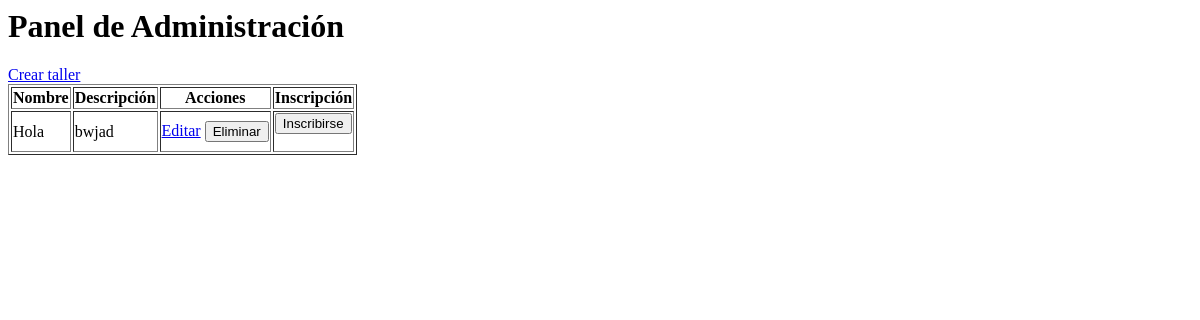
/admin, run on an earlier commit of the app's database.
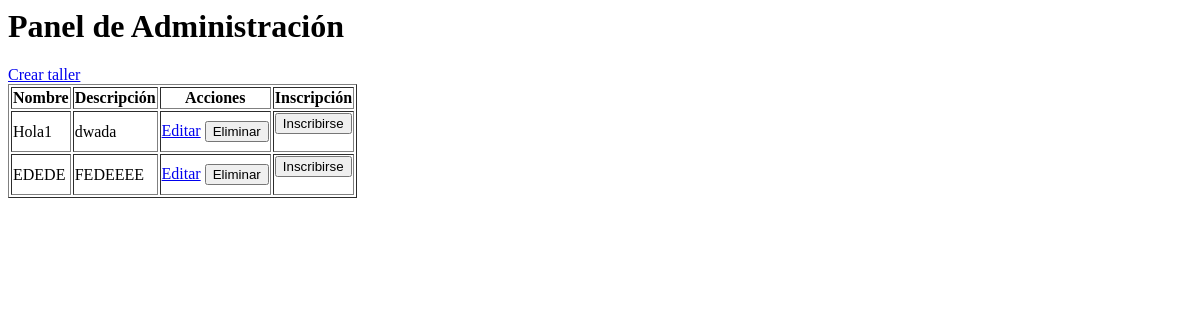
And on a later commit of the database.
### models.py (models this page shows, shortened)
class Workshop(db.Model):
    id = db.Column(db.Integer, primary_key=True)
    nombre = db.Column(db.String(100), nullable=False)
    descripcion = db.Column(db.Text, nullable=True)
    fecha = db.Column(db.String(20))
    hora = db.Column(db.String(20))
    lugar = db.Column(db.String(100))
    categoria = db.Column(db.String(50))

### routes.py (the view)
@workshops_bp.route("/admin")
def admin_panel():
    talleres = Workshop.query.all()  # o como se llame en tu proyecto
    return render_template("admin_panel.html", talleres=talleres)

### templates/admin_panel.html (shortened to what this page needs)
<h1>Panel de Administración</h1>
<a href="/workshops/new">Crear taller</a>
<table border="1">
  <tr>
    <th>Nombre</th>
    <th>Descripción</th>
    <th>Acciones</th>
    <th>Inscripción</th>
  </tr>
  {% for taller in talleres %}
  <tr>
    <td>{{ taller.nombre }}</td>
    <td>{{ taller.descripcion }}</td>
    <td>
      <a href="/admin/edit/{{ taller.id }}">Editar</a>
      <form method="POST" action="/admin/delete/{{ taller.id }}" style="display:inline;">
        <button type="submit">Eliminar</button>
      </form>
    </td>
    <td>
      <form method="POST" action="/workshops/{{ taller.id }}/register">
        <button type="submit">Inscribirse</button>
      </form>
    </td>
  </tr>
  {% endfor %}
</table>

What changed in the data, as far as the page shows it:
changed Workshop: nombre "Hola" → "Hola1"; descripcion "bwjad" → "dwada"
added Workshop: nombre "EDEDE", descripcion "FEDEEEE"
